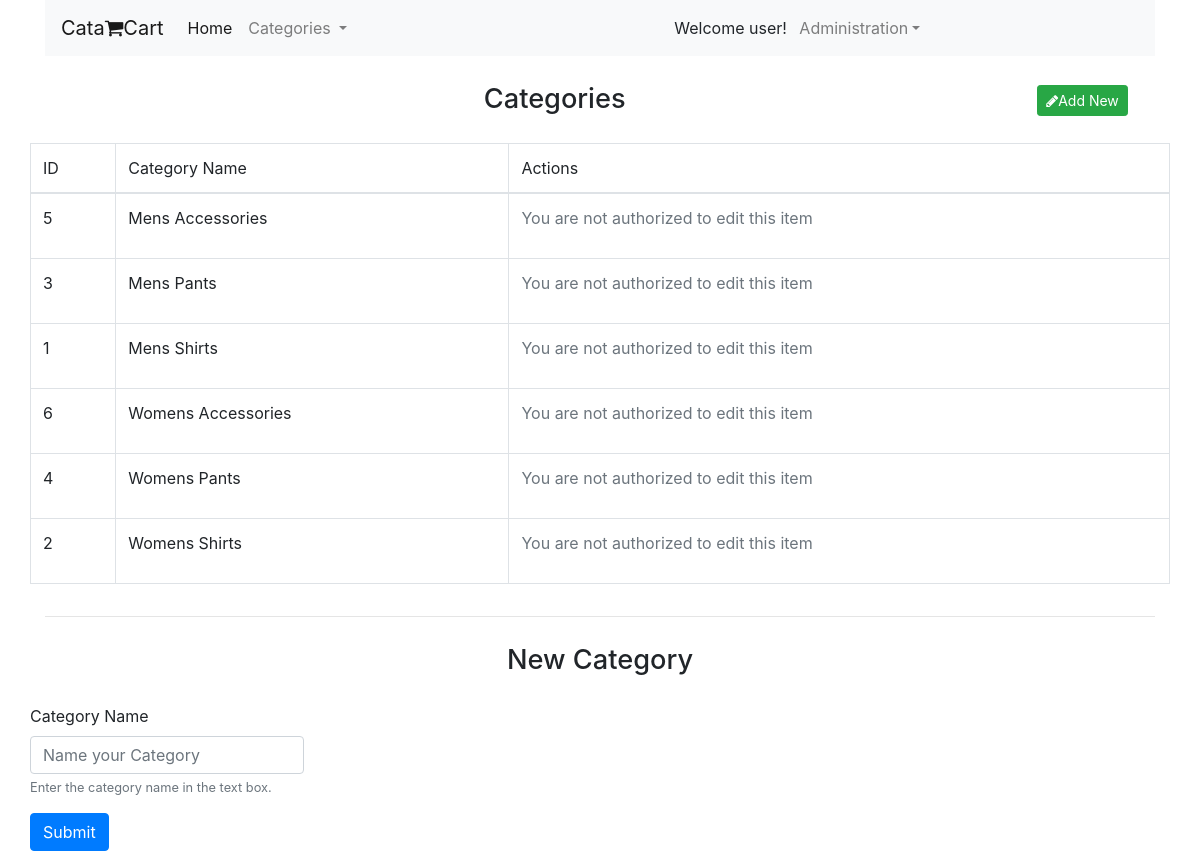
The page /managecategories.html (signed in) on the database as committed earlier.
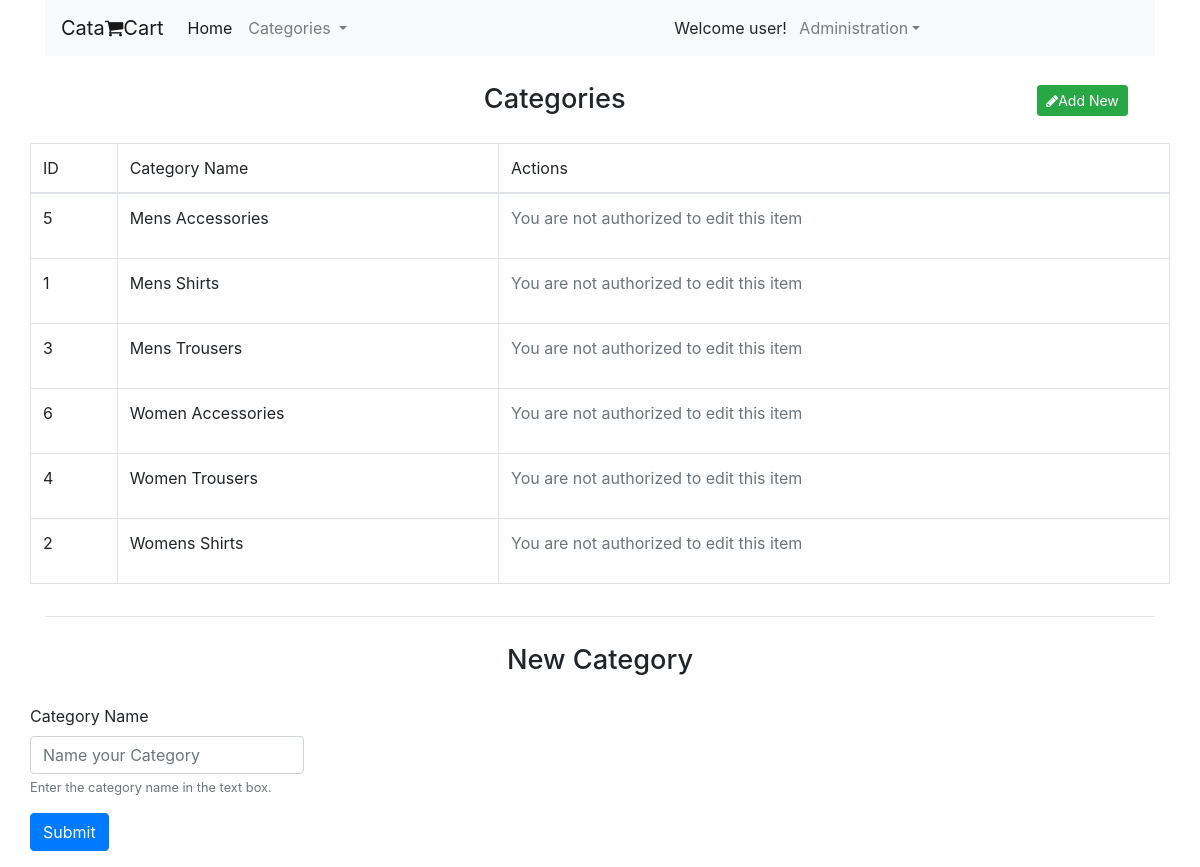
The same page on the database as committed later.
### dbsetup.py (models this page shows, shortened)
class Category(Base):
    __tablename__ = 'category'
    id = Column(Integer, Sequence('cat_id_seq'), primary_key=True)
    category = Column(String(250), nullable=False)
    created_by = Column(Integer, ForeignKey('users.uid'))
    created_on = Column(String(250), nullable=False)

### catalog.py (the view, shortened to what this page needs)
@app.route("/managecategories.html", methods=['GET', 'POST', 'PUT', 'DELETE'])
@authorize
def manage_categories():
    if request.method == 'GET':
        categories = session.query(dbsetup.Category) \
            .order_by(asc(dbsetup.Category.category))
        return render_template('managecategory.html',
                               pagetitle="Manage Categories",
                               menu_categories=categories,
                               categories=categories)

### catalog.py (called while the page is built)
def authorize(us):
    @wraps(us)
    def x(*args, **kwargs):
        if 'is_user' not in user_session:
            return redirect('/login.html?login-to-proceed')
        return us(*args, **kwargs)
    return x

### templates/managecategory.html (shortened to what this page needs)
{% include "header.html" %}
<h3 class="h3">Categories <span class="pull-right"><a href="#newcat" class="btn btn-success btn-sm"><i class="fa fa-pencil"></i>Add New</a></span></h3>
<div class="row">
    <table class="table table-bordered">
        <thead class="thead-dark">
        <tr>
            <td>ID</td>
            <td>Category Name</td>
            <td>Actions</td>
        </tr>
        </thead>
        <tbody>
        {% for c in categories: %}
            <tr>
                <td>{{ c.id }}</td>
                <td>
                    <span id="span_{{ c.id }}" >{{ c.category }}</span>
                </td>
                <td>
                {%  if c.created_by==session['user_id']  %}
                    <button data-toggle="tooltip" title="Edit this category " type="button" class="btne btn btn-primary btn-sm" data-id="{{c.id}}" data-name="{{c.category}}"><i class="fa fa-pencil"></i></button>
                    <button data-toggle="tooltip" title="Delete this category " type="button" class="btnd btn btn-danger btn-sm" data-created_by="{{c.created_by}}"  data-id="{{c.id}}" data-name="{{c.category}}"><i class="fa fa-trash"></i> </button>
                {% else %}
                    <p class="text-muted">You are not authorized to edit this item</p>
                {% endif %}
                </td>
            </tr>
         {% endfor %}
        </tbody>
    </table>
</div>
<hr>
<h3 class="h3">New Category </h3>
<div id="newcat" class="row">
    <form method="POST" action="{{url_for('manage_categories')}}" class="needs-validation" novalidate>
        <div class="form-group">
            <label for="catname">Category Name</label>
            <input type="text" class="form-control" id="catname" name="catname" aria-describedby="catname" placeholder="Name your Category" required>
            <small id="catNameHelp" class="form-text text-muted">Enter the category name in the text box.</small>
        </div>
        <div class="form-group">
             <button id="btnnc" type="submit" class="btn btn-primary">Submit</button>
        </div>
    </form>
</div>
{% include "footer.html" %}

### templates/header.html (shortened to what this page needs)
<!doctype html>
<html lang="en">
<head>
	<link href="http://maxcdn.bootstrapcdn.com/bootstrap/4.1.1/css/bootstrap.min.css" rel="stylesheet" id="bootstrap-css">
    <link rel="stylesheet" href="https://stackpath.bootstrapcdn.com/font-awesome/4.7.0/css/font-awesome.min.css" />
	<link href="../static/styles.css" rel="stylesheet" type="text/css">
</head>
<body>
<div class="container">
    <header>
	    <nav class="navbar navbar-expand-lg navbar-light bg-light">
            <a class="navbar-brand" href="#">Cata<i class="fa fa-shopping-cart" aria-hidden="true"></i>Cart </a>
            <div class="collapse navbar-collapse" id="navbarSupportedContent">
                <ul class="navbar-nav mr-auto">
                <li class="nav-item active">
                    <a class="nav-link" href="{{url_for('showHome')}}">Home <span class="sr-only">(current)</span></a>
                </li>
                <li class="nav-item dropdown">
                    <a class="nav-link dropdown-toggle" href="#" id="navbarDropdown" role="button" data-toggle="dropdown" aria-haspopup="true" aria-expanded="false">
                    Categories
                    </a>
                </li>
                </ul>
                {% if session['is_user'] == True %}
                <div id="welcometext" class="col-md-6" >
                    <span class="d-inline-block">Welcome user!</span>
                    <ul class="navbar-nav mr-auto d-inline-block">
                    <li class="nav-item dropdown">
                        <a class="nav-link dropdown-toggle" href="#" id="navbarDropdown1" role="button" data-toggle="dropdown" aria-haspopup="true" aria-expanded="false">Administration</a>
                    </li>
                    </ul>
                </div>
                {% endif %}
            </div>
        </nav>
	</header>

### templates/footer.html (shortened to what this page needs)
</div>
</body>
</html>

### static/styles.css (style rules this page uses)
h3.h3 { text-align:center;margin:1em;text-transform:capitalize;font-size:1.7em; }

Rows that differ between the two databases and show on the page:
shown differently, row unchanged: Category "Mens Shirts": moves up the list
changed Category id 3: category "Mens Pants" → "Mens Trousers"
changed Category id 6: category "Womens Accessories" → "Women Accessories"
changed Category id 4: category "Womens Pants" → "Women Trousers"
